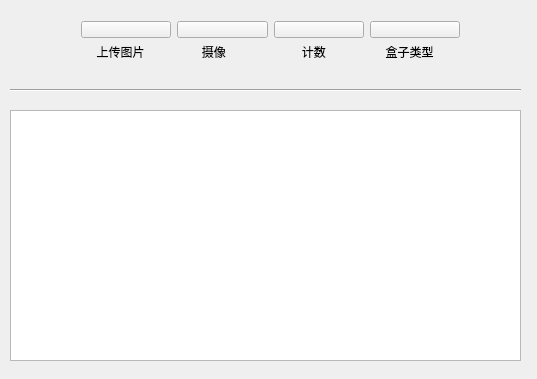
<?xml version="1.0" encoding="UTF-8"?>
<ui version="4.0">
 <class>MyWidget</class>
 <widget class="QWidget" name="MyWidget">
  <property name="geometry">
   <rect>
    <x>0</x>
    <y>0</y>
    <width>537</width>
    <height>379</height>
   </rect>
  </property>
  <property name="windowTitle">
   <string>钉子计数</string>
  </property>
  <widget class="Line" name="line">
   <property name="geometry">
    <rect>
     <x>10</x>
     <y>80</y>
     <width>511</width>
     <height>21</height>
    </rect>
   </property>
   <property name="orientation">
    <enum>Qt::Horizontal</enum>
   </property>
  </widget>
  <widget class="QGraphicsView" name="graphicsView">
   <property name="geometry">
    <rect>
     <x>10</x>
     <y>110</y>
     <width>511</width>
     <height>251</height>
    </rect>
   </property>
  </widget>
  <widget class="Line" name="line_2">
   <property name="geometry">
    <rect>
     <x>10</x>
     <y>370</y>
     <width>511</width>
     <height>21</height>
    </rect>
   </property>
   <property name="orientation">
    <enum>Qt::Horizontal</enum>
   </property>
  </widget>
  <widget class="QWidget" name="layoutWidget">
   <property name="geometry">
    <rect>
     <x>70</x>
     <y>10</y>
     <width>401</width>
     <height>61</height>
    </rect>
   </property>
   <layout class="QHBoxLayout" name="horizontalLayout">
    <item>
     <layout class="QVBoxLayout" name="verticalLayout">
      <item>
       <widget class="QPushButton" name="uploadImage">
        <property name="text">
         <string/>
        </property>
       </widget>
      </item>
      <item>
       <widget class="QLabel" name="label">
        <property name="font">
         <font>
          <family>微软雅黑</family>
         </font>
        </property>
        <property name="text">
         <string>     上传图片</string>
        </property>
        <property name="alignment">
         <set>Qt::AlignJustify|Qt::AlignVCenter</set>
        </property>
       </widget>
      </item>
     </layout>
    </item>
    <item>
     <layout class="QVBoxLayout" name="verticalLayout_2">
      <item>
       <widget class="QPushButton" name="film">
        <property name="text">
         <string/>
        </property>
       </widget>
      </item>
      <item>
       <widget class="QLabel" name="label_2">
        <property name="font">
         <font>
          <family>微软雅黑</family>
         </font>
        </property>
        <property name="text">
         <string>        摄像</string>
        </property>
        <property name="alignment">
         <set>Qt::AlignJustify|Qt::AlignVCenter</set>
        </property>
       </widget>
      </item>
     </layout>
    </item>
    <item>
     <layout class="QVBoxLayout" name="verticalLayout_4">
      <item>
       <widget class="QPushButton" name="nailCount">
        <property name="text">
         <string/>
        </property>
       </widget>
      </item>
      <item>
       <widget class="QLabel" name="label_4">
        <property name="font">
         <font>
          <family>微软雅黑</family>
         </font>
        </property>
        <property name="text">
         <string>         计数</string>
        </property>
        <property name="alignment">
         <set>Qt::AlignJustify|Qt::AlignVCenter</set>
        </property>
       </widget>
      </item>
     </layout>
    </item>
    <item>
     <layout class="QVBoxLayout" name="verticalLayout_5">
      <item>
       <widget class="QPushButton" name="boxType">
        <property name="text">
         <string/>
        </property>
       </widget>
      </item>
      <item>
       <widget class="QLabel" name="label_5">
        <property name="font">
         <font>
          <family>微软雅黑</family>
         </font>
        </property>
        <property name="text">
         <string>     盒子类型</string>
        </property>
        <property name="alignment">
         <set>Qt::AlignJustify|Qt::AlignVCenter</set>
        </property>
       </widget>
      </item>
     </layout>
    </item>
   </layout>
  </widget>
 </widget>
 <layoutdefault spacing="6" margin="11"/>
 <resources/>
 <connections/>
</ui>
